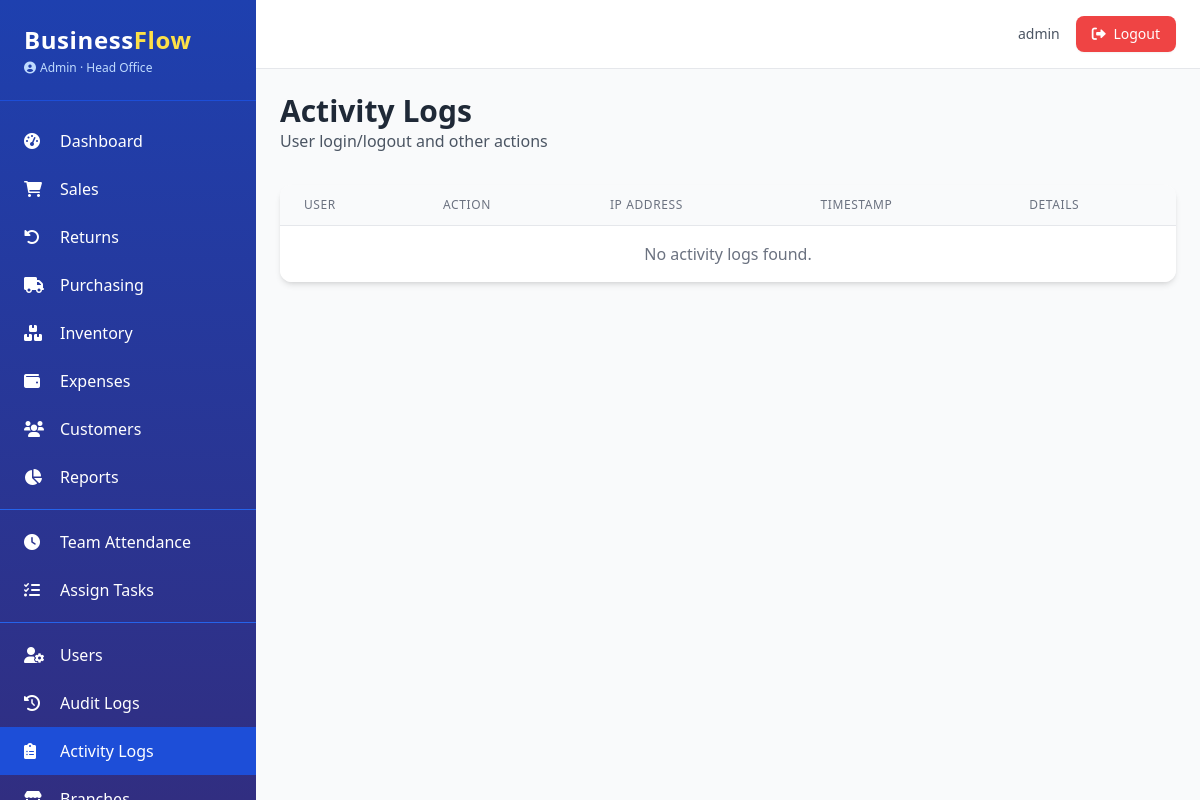
Before: /admin/activity-logs (signed in) with the older database file.
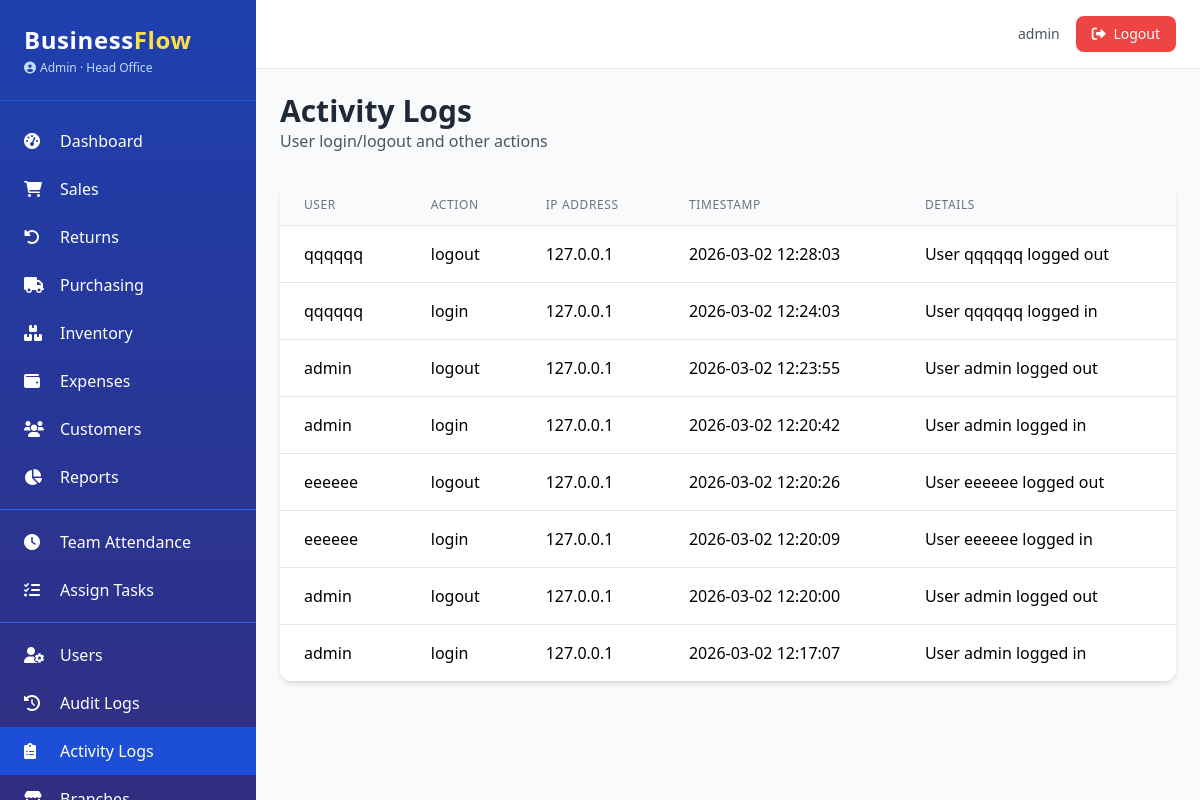
After: the same page with the newer database file.
### app.py (models this page shows, shortened)
class ActivityLog(db.Model):
    __tablename__ = 'activity_logs'
    id = db.Column(db.Integer, primary_key=True)
    user_id = db.Column(db.Integer, db.ForeignKey('users.id'), nullable=True)
    action = db.Column(db.String(50), nullable=False)
    ip_address = db.Column(db.String(45))
    user_agent = db.Column(db.String(200))
    timestamp = db.Column(db.DateTime, default=datetime.utcnow)
    details = db.Column(db.Text)
    user = db.relationship('User', foreign_keys=[user_id])

class AuditMixin:
    @declared_attr
    def created_at(cls):
        return db.Column(db.DateTime, default=datetime.utcnow)

class SoftDeleteMixin:
    @classmethod
    def query_active(cls):
        return cls.query.filter(cls.deleted_at.is_(None))

class User(UserMixin, db.Model, AuditMixin, SoftDeleteMixin):
    __tablename__ = 'users'
    id = db.Column(db.Integer, primary_key=True)
    username = db.Column(db.String(80), unique=True, nullable=False)
    email = db.Column(db.String(120), unique=True, nullable=False)
    password_hash = db.Column(db.String(200), nullable=False)
    role = db.Column(db.String(20), nullable=False, default='Staff')
    branch_id = db.Column(db.Integer, db.ForeignKey('branches.id'), nullable=True)
    active = db.Column(db.Boolean, default=True)
    locale = db.Column(db.String(5), default='en')
    phone = db.Column(db.String(20))
    avatar = db.Column(db.String(200))
    last_login = db.Column(db.DateTime)
    branch = db.relationship('Branch', backref='users')
    permissions = db.Column(db.JSON, default=list)
    salary = db.Column(db.Float, nullable=True)
    pay_cycle = db.Column(db.String(20), default='monthly')
    bank_account = db.Column(db.String(50))
    tax_id = db.Column(db.String(50))
    @property
    def is_admin(self):
        return self.role == 'Admin'
    def has_permission(self, perm):
        if self.is_admin:
            return True
        return perm in (self.permissions or [])

### app.py (the view)
@admin_bp.route('/activity-logs')
@login_required
@admin_required
def activity_logs():
    page = request.args.get('page', 1, type=int)
    per_page = app.config.get('ITEMS_PER_PAGE', 20)
    pagination = ActivityLog.query.order_by(ActivityLog.timestamp.desc()).paginate(page=page, per_page=per_page, error_out=False)
    return render_template('admin/activity_logs.html', pagination=pagination)

### app.py (called while the page is built)
@login_manager.user_loader
def load_user(user_id):
    return User.query_active().filter_by(id=int(user_id)).first()

def admin_required(f):
    @wraps(f)
    def decorated(*args, **kwargs):
        if not current_user.is_authenticated or not current_user.is_admin:
            abort(403)
        return f(*args, **kwargs)
    return decorated

@app.context_processor
def inject_now():
    return {'now': datetime.utcnow(), 'current_year': datetime.utcnow().year}

### templates/admin/activity_logs.html (shortened to what this page needs)
{% extends "base.html" %}
{% block content %}
<div class="mb-8">
    <h1 class="text-3xl font-bold text-gray-800">Activity Logs</h1>
    <p class="text-gray-600">User login/logout and other actions</p>
</div>
<div class="bg-white rounded-xl shadow-md overflow-hidden">
    <table class="min-w-full divide-y divide-gray-200">
        <thead class="bg-gray-50">
            <tr>
                <th class="px-6 py-3 text-left text-xs font-medium text-gray-500 uppercase tracking-wider">User</th>
                <th class="px-6 py-3 text-left text-xs font-medium text-gray-500 uppercase tracking-wider">Action</th>
                <th class="px-6 py-3 text-left text-xs font-medium text-gray-500 uppercase tracking-wider">IP Address</th>
                <th class="px-6 py-3 text-left text-xs font-medium text-gray-500 uppercase tracking-wider">Timestamp</th>
                <th class="px-6 py-3 text-left text-xs font-medium text-gray-500 uppercase tracking-wider">Details</th>
            </tr>
        </thead>
        <tbody class="bg-white divide-y divide-gray-200">
            {% for log in pagination.items %}
            <tr class="hover:bg-gray-50">
                <td class="px-6 py-4 whitespace-nowrap">{{ log.user.username if log.user else 'System' }}</td>
                <td class="px-6 py-4 whitespace-nowrap">{{ log.action }}</td>
                <td class="px-6 py-4 whitespace-nowrap">{{ log.ip_address or '—' }}</td>
                <td class="px-6 py-4 whitespace-nowrap">{{ log.timestamp.strftime('%Y-%m-%d %H:%M:%S') }}</td>
                <td class="px-6 py-4">{{ log.details or '—' }}</td>
            </tr>
            {% else %}
            <tr>
                <td colspan="5" class="px-6 py-4 text-center text-gray-500">No activity logs found.</td>
            </tr>
            {% endfor %}
        </tbody>
    </table>
</div>
{% endblock %}

Changed rows visible on the page:
added ActivityLog: user "qqqqqq", action "logout", ip_address "127.0.0.1", timestamp "2026-03-02 12:28:03", details "User qqqqqq logged out"
added ActivityLog: user "qqqqqq", action "login", ip_address "127.0.0.1", timestamp "2026-03-02 12:24:03", details "User qqqqqq logged in"
added ActivityLog: user "admin", action "logout", ip_address "127.0.0.1", timestamp "2026-03-02 12:23:55", details "User admin logged out"
added ActivityLog: user "admin", action "login", ip_address "127.0.0.1", timestamp "2026-03-02 12:20:42", details "User admin logged in"
added ActivityLog: user "eeeeee", action "logout", ip_address "127.0.0.1", timestamp "2026-03-02 12:20:26", details "User eeeeee logged out"
added ActivityLog: user "eeeeee", action "login", ip_address "127.0.0.1", timestamp "2026-03-02 12:20:09", details "User eeeeee logged in"
added ActivityLog: user "admin", action "logout", ip_address "127.0.0.1", timestamp "2026-03-02 12:20:00", details "User admin logged out"
added ActivityLog: user "admin", action "login", ip_address "127.0.0.1", timestamp "2026-03-02 12:17:07", details "User admin logged in"
Other visible differences:
text no longer shown: "No activity logs found."
